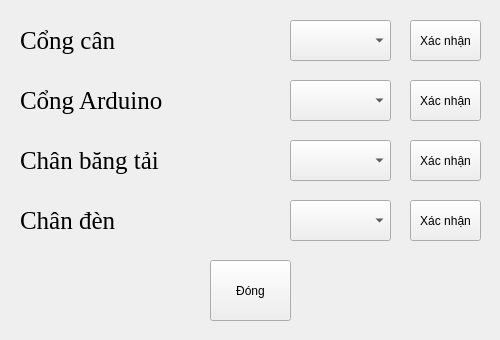
<?xml version="1.0" encoding="UTF-8"?>
<ui version="4.0">
 <class>SetConfig</class>
 <widget class="QWidget" name="SetConfig">
  <property name="geometry">
   <rect>
    <x>0</x>
    <y>0</y>
    <width>500</width>
    <height>340</height>
   </rect>
  </property>
  <property name="minimumSize">
   <size>
    <width>500</width>
    <height>340</height>
   </size>
  </property>
  <property name="maximumSize">
   <size>
    <width>500</width>
    <height>340</height>
   </size>
  </property>
  <property name="windowTitle">
   <string>Cài đặt thông số</string>
  </property>
  <property name="windowIcon">
   <iconset resource="pic.qrc">
    <normaloff>:/newPrefix/pic/logo.ico</normaloff>:/newPrefix/pic/logo.ico</iconset>
  </property>
  <widget class="QPushButton" name="Confirm">
   <property name="geometry">
    <rect>
     <x>210</x>
     <y>260</y>
     <width>81</width>
     <height>61</height>
    </rect>
   </property>
   <property name="text">
    <string>Đóng</string>
   </property>
  </widget>
  <widget class="QLabel" name="label">
   <property name="geometry">
    <rect>
     <x>20</x>
     <y>80</y>
     <width>161</width>
     <height>41</height>
    </rect>
   </property>
   <property name="font">
    <font>
     <family>Times New Roman</family>
     <pointsize>19</pointsize>
    </font>
   </property>
   <property name="frameShape">
    <enum>QFrame::NoFrame</enum>
   </property>
   <property name="text">
    <string>Cổng Arduino</string>
   </property>
  </widget>
  <widget class="QLabel" name="label_3">
   <property name="geometry">
    <rect>
     <x>20</x>
     <y>140</y>
     <width>161</width>
     <height>41</height>
    </rect>
   </property>
   <property name="font">
    <font>
     <family>Times New Roman</family>
     <pointsize>19</pointsize>
    </font>
   </property>
   <property name="frameShape">
    <enum>QFrame::NoFrame</enum>
   </property>
   <property name="text">
    <string>Chân băng tải</string>
   </property>
  </widget>
  <widget class="QLabel" name="label_4">
   <property name="geometry">
    <rect>
     <x>20</x>
     <y>20</y>
     <width>161</width>
     <height>41</height>
    </rect>
   </property>
   <property name="font">
    <font>
     <family>Times New Roman</family>
     <pointsize>19</pointsize>
    </font>
   </property>
   <property name="frameShape">
    <enum>QFrame::NoFrame</enum>
   </property>
   <property name="text">
    <string>Cổng cân</string>
   </property>
  </widget>
  <widget class="QLabel" name="label_5">
   <property name="geometry">
    <rect>
     <x>20</x>
     <y>200</y>
     <width>161</width>
     <height>41</height>
    </rect>
   </property>
   <property name="font">
    <font>
     <family>Times New Roman</family>
     <pointsize>19</pointsize>
    </font>
   </property>
   <property name="frameShape">
    <enum>QFrame::NoFrame</enum>
   </property>
   <property name="text">
    <string>Chân đèn</string>
   </property>
  </widget>
  <widget class="QComboBox" name="scale">
   <property name="geometry">
    <rect>
     <x>290</x>
     <y>20</y>
     <width>101</width>
     <height>41</height>
    </rect>
   </property>
   <property name="font">
    <font>
     <family>Times New Roman</family>
     <pointsize>18</pointsize>
    </font>
   </property>
   <property name="currentIndex">
    <number>-1</number>
   </property>
   <item>
    <property name="text">
     <string>COM1</string>
    </property>
   </item>
   <item>
    <property name="text">
     <string>COM2</string>
    </property>
   </item>
   <item>
    <property name="text">
     <string>COM3</string>
    </property>
   </item>
   <item>
    <property name="text">
     <string>COM4</string>
    </property>
   </item>
   <item>
    <property name="text">
     <string>COM5</string>
    </property>
   </item>
   <item>
    <property name="text">
     <string>COM6</string>
    </property>
   </item>
  </widget>
  <widget class="QComboBox" name="conveyor">
   <property name="geometry">
    <rect>
     <x>290</x>
     <y>140</y>
     <width>101</width>
     <height>41</height>
    </rect>
   </property>
   <property name="font">
    <font>
     <family>Times New Roman</family>
     <pointsize>18</pointsize>
    </font>
   </property>
   <property name="currentIndex">
    <number>-1</number>
   </property>
   <item>
    <property name="text">
     <string>1</string>
    </property>
   </item>
   <item>
    <property name="text">
     <string>2</string>
    </property>
   </item>
   <item>
    <property name="text">
     <string>3</string>
    </property>
   </item>
   <item>
    <property name="text">
     <string>4</string>
    </property>
   </item>
   <item>
    <property name="text">
     <string>5</string>
    </property>
   </item>
   <item>
    <property name="text">
     <string>6</string>
    </property>
   </item>
   <item>
    <property name="text">
     <string>7</string>
    </property>
   </item>
   <item>
    <property name="text">
     <string>8</string>
    </property>
   </item>
   <item>
    <property name="text">
     <string>9</string>
    </property>
   </item>
  </widget>
  <widget class="QPushButton" name="scale_Confirm">
   <property name="geometry">
    <rect>
     <x>410</x>
     <y>20</y>
     <width>71</width>
     <height>41</height>
    </rect>
   </property>
   <property name="text">
    <string>Xác nhận</string>
   </property>
  </widget>
  <widget class="QPushButton" name="arduino_Confirm">
   <property name="geometry">
    <rect>
     <x>410</x>
     <y>80</y>
     <width>71</width>
     <height>41</height>
    </rect>
   </property>
   <property name="text">
    <string>Xác nhận</string>
   </property>
  </widget>
  <widget class="QPushButton" name="conveyor_Confirm">
   <property name="geometry">
    <rect>
     <x>410</x>
     <y>140</y>
     <width>71</width>
     <height>41</height>
    </rect>
   </property>
   <property name="text">
    <string>Xác nhận</string>
   </property>
  </widget>
  <widget class="QPushButton" name="light_Confirm">
   <property name="geometry">
    <rect>
     <x>410</x>
     <y>200</y>
     <width>71</width>
     <height>41</height>
    </rect>
   </property>
   <property name="text">
    <string>Xác nhận</string>
   </property>
  </widget>
  <widget class="QLabel" name="scale_def">
   <property name="geometry">
    <rect>
     <x>200</x>
     <y>20</y>
     <width>71</width>
     <height>41</height>
    </rect>
   </property>
   <property name="font">
    <font>
     <family>Times New Roman</family>
     <pointsize>18</pointsize>
    </font>
   </property>
   <property name="frameShape">
    <enum>QFrame::NoFrame</enum>
   </property>
   <property name="text">
    <string/>
   </property>
  </widget>
  <widget class="QLabel" name="arduino_def">
   <property name="geometry">
    <rect>
     <x>200</x>
     <y>80</y>
     <width>71</width>
     <height>41</height>
    </rect>
   </property>
   <property name="font">
    <font>
     <family>Times New Roman</family>
     <pointsize>18</pointsize>
    </font>
   </property>
   <property name="frameShape">
    <enum>QFrame::NoFrame</enum>
   </property>
   <property name="text">
    <string/>
   </property>
  </widget>
  <widget class="QLabel" name="conveyor_def">
   <property name="geometry">
    <rect>
     <x>200</x>
     <y>140</y>
     <width>71</width>
     <height>41</height>
    </rect>
   </property>
   <property name="font">
    <font>
     <family>Times New Roman</family>
     <pointsize>18</pointsize>
    </font>
   </property>
   <property name="frameShape">
    <enum>QFrame::NoFrame</enum>
   </property>
   <property name="text">
    <string/>
   </property>
  </widget>
  <widget class="QLabel" name="light_def">
   <property name="geometry">
    <rect>
     <x>200</x>
     <y>200</y>
     <width>71</width>
     <height>41</height>
    </rect>
   </property>
   <property name="font">
    <font>
     <family>Times New Roman</family>
     <pointsize>18</pointsize>
    </font>
   </property>
   <property name="frameShape">
    <enum>QFrame::NoFrame</enum>
   </property>
   <property name="text">
    <string/>
   </property>
  </widget>
  <widget class="QComboBox" name="arduino">
   <property name="geometry">
    <rect>
     <x>290</x>
     <y>80</y>
     <width>101</width>
     <height>41</height>
    </rect>
   </property>
   <property name="font">
    <font>
     <family>Times New Roman</family>
     <pointsize>18</pointsize>
    </font>
   </property>
   <property name="currentIndex">
    <number>-1</number>
   </property>
   <item>
    <property name="text">
     <string>COM1</string>
    </property>
   </item>
   <item>
    <property name="text">
     <string>COM2</string>
    </property>
   </item>
   <item>
    <property name="text">
     <string>COM3</string>
    </property>
   </item>
   <item>
    <property name="text">
     <string>COM4</string>
    </property>
   </item>
   <item>
    <property name="text">
     <string>COM5</string>
    </property>
   </item>
   <item>
    <property name="text">
     <string>COM6</string>
    </property>
   </item>
  </widget>
  <widget class="QComboBox" name="light">
   <property name="geometry">
    <rect>
     <x>290</x>
     <y>200</y>
     <width>101</width>
     <height>41</height>
    </rect>
   </property>
   <property name="font">
    <font>
     <family>Times New Roman</family>
     <pointsize>18</pointsize>
    </font>
   </property>
   <property name="currentIndex">
    <number>-1</number>
   </property>
   <item>
    <property name="text">
     <string>1</string>
    </property>
   </item>
   <item>
    <property name="text">
     <string>2</string>
    </property>
   </item>
   <item>
    <property name="text">
     <string>3</string>
    </property>
   </item>
   <item>
    <property name="text">
     <string>4</string>
    </property>
   </item>
   <item>
    <property name="text">
     <string>5</string>
    </property>
   </item>
   <item>
    <property name="text">
     <string>6</string>
    </property>
   </item>
   <item>
    <property name="text">
     <string>7</string>
    </property>
   </item>
   <item>
    <property name="text">
     <string>8</string>
    </property>
   </item>
   <item>
    <property name="text">
     <string>9</string>
    </property>
   </item>
  </widget>
 </widget>
 <resources>
  <include location="pic.qrc"/>
 </resources>
 <connections/>
</ui>
